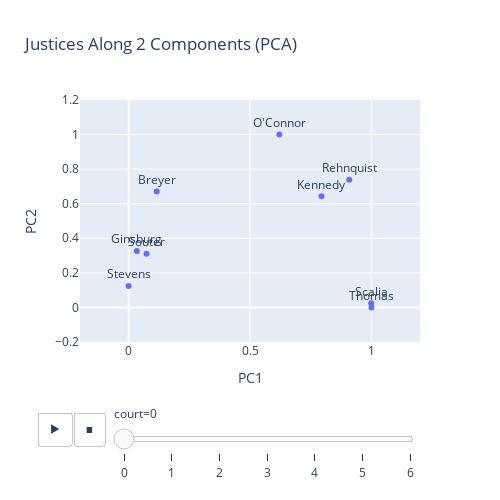

Notebook cell for this chart:
### Code cell
animated_2comp(pcas)

### Figure 1 — Plotly figure (JSON) as saved in the notebook; plotly's stock layout.template omitted (floating-point values rounded to 4 significant figures)
{"data": [{"hovertemplate": "court=0<br>PC1=%{x}<br>PC2=%{y}<br>justice=%{text}<extra></extra>", "ids": ["Rehnquist", "O'Connor", "Souter", "Stevens", "Scalia", "Kennedy", "Breyer", "Ginsburg", "Thomas"], "legendgroup": "", "marker": {"color": "#636efa", "symbol": "circle"}, "mode": "markers+text", "name": "", "orientation": "v", "showlegend": false, "text": ["Rehnquist", "O'Connor", "Souter", "Stevens", "Scalia", "Kennedy", "Breyer", "Ginsburg", "Thomas"], "textposition": "top center", "type": "scatter", "x": [0.9085, 0.6208, 0.07403, 0, 0.999, 0.7943, 0.1158, 0.03394, 1], "xaxis": "x", "y": [0.738, 1, 0.3108, 0.1235, 0.02404, 0.6431, 0.6708, 0.3261, 0], "yaxis": "y"}], "layout": {"height": 500, "legend": {"tracegroupgap": 0}, "sliders": [{"active": 0, "currentvalue": {"prefix": "court="}, "len": 0.9, "pad": {"b": 10, "t": 60}, "steps": [{"args": [["0"], {"frame": {"duration": 0, "redraw": false}, "fromcurrent": true, "mode": "immediate", "transition": {"duration": 0, "easing": "linear"}}], "label": "0", "method": "animate"}, {"args": [["1"], {"frame": {"duration": 0, "redraw": false}, "fromcurrent": true, "mode": "immediate", "transition": {"duration": 0, "easing": "linear"}}], "label": "1", "method": "animate"}, {"args": [["2"], {"frame": {"duration": 0, "redraw": false}, "fromcurrent": true, "mode": "immediate", "transition": {"duration": 0, "easing": "linear"}}], "label": "2", "method": "animate"}, {"args": [["3"], {"frame": {"duration": 0, "redraw": false}, "fromcurrent": true, "mode": "immediate", "transition": {"duration": 0, "easing": "linear"}}], "label": "3", "method": "animate"}, {"args": [["4"], {"frame": {"duration": 0, "redraw": false}, "fromcurrent": true, "mode": "immediate", "transition": {"duration": 0, "easing": "linear"}}], "label": "4", "method": "animate"}, {"args": [["5"], {"frame": {"duration": 0, "redraw": false}, "fromcurrent": true, "mode": "immediate", "transition": {"duration": 0, "easing": "linear"}}], "label": "5", "method": "animate"}, {"args": [["6"], {"frame": {"duration": 0, "redraw": false}, "fromcurrent": true, "mode": "immediate", "transition": {"duration": 0, "easing": "linear"}}], "label": "6", "method": "animate"}], "x": 0.1, "xanchor": "left", "y": 0, "yanchor": "top"}], "title": {"text": "Justices Along 2 Components (PCA)"}, "updatemenus": [{"buttons": [{"args": [null, {"frame": {"duration": 3000, "redraw": false}, "fromcurrent": true, "mode": "immediate", "transition": {"duration": 2000, "easing": "linear"}}], "label": "&#9654;", "method": "animate"}, {"args": [[null], {"frame": {"duration": 0, "redraw": false}, "fromcurrent": true, "mode": "immediate", "transition": {"duration": 0, "easing": "linear"}}], "label": "&#9724;", "method": "animate"}], "direction": "left", "pad": {"r": 10, "t": 70}, "showactive": false, "type": "buttons", "x": 0.1, "xanchor": "right", "y": 0, "yanchor": "top"}], "width": 500, "xaxis": {"anchor": "y", "domain": [0, 1], "range": [-0.2, 1.2], "title": {"text": "PC1"}}, "yaxis": {"anchor": "x", "domain": [0, 1], "range": [-0.2, 1.2], "title": {"text": "PC2"}}}}
